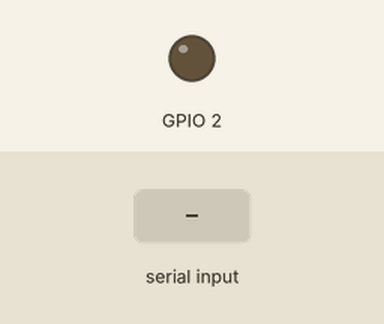
Simulated run of this sketch. Board: ESP8266 (NodeMCU). Parts: output pins drawn as LEDs (lit = HIGH). The test bench sets the inputs (shaded band). WiFi joins after 1.5 s; servers stay silent unless stated; uploads are accepted with an empty reply; what the sketch prints to the serial monitor is not drawn.

Above: at 1.0 s.
At 5.0 s:
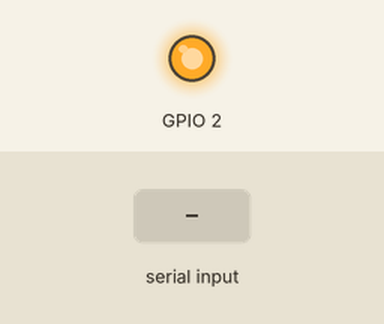
5.1 s: "A" received over Serial
6.6 s: "B" received over Serial
8.1 s: "C" received over Serial
Timing chart, 0 to 11.1 s (numbered marks = the images above; inputs shaded):
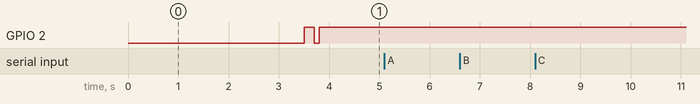

The sketch:

ESP_Database.ino
```cpp
#include <ESP8266WiFi.h>
#include <WiFiClient.h>
#include <ESP8266WebServer.h>
#include <ESP8266HTTPClient.h>

const char *ssid = "ELLAMARIANO"; //Wifi Name
const char *password = "ella021872"; //Wifi Password
const char *host = "http://000webhostapp.com"; //Hosting Company for the Web App

char inputData;
boolean newData = false;

void receiveInput(){ //Receiving data from the Arduino to the ESP8266
    if(Serial.available()){
        inputData = Serial.read();
        newData = true;
      }
  }

void showInput(){ //Showing the received data from the Arduino
    if(newData == true){
        Serial.println(inputData);
        newData = false;
      }
  }

void insertStationData(String station){ //Code for Sending POST Request to the Web App
    HTTPClient http;
    String getData, Link;
    getData = "?station=" + station;
    Link = "http://pupiotdevelopment.000webhostapp.com/getstation.php" + getData;
    http.begin(Link);
    int httpCode = http.GET();
    String payload = http.getString();
    Serial.println(httpCode);
    Serial.println(payload);
    http.end();
  }

void insertActivationData(String lightStatus){ //Code for Sending POST Request to the Web App
    HTTPClient http;
    String getData, Link;
    getData = "?streetlights=" + lightStatus;
    Link = "http://pupiotdevelopment.000webhostapp.com/getactivation.php" + getData;
    http.begin(Link);
    int httpCode = http.GET();
    String payload = http.getString();
    Serial.println(httpCode);
    Serial.println(payload);
    http.end();
  }

void setup() {
  delay(1000);
  pinMode(2, OUTPUT);
  Serial.begin(9600);
  WiFi.mode(WIFI_OFF);
  delay(1000);
  WiFi.mode(WIFI_STA);

  WiFi.begin(ssid, password);
  Serial.println("");

  Serial.print("Connecting");

  while (WiFi.status() != WL_CONNECTED) {
    delay(500);
    Serial.print(".");
  }

  Serial.println("");
  Serial.print("Connected to ");
  Serial.println(ssid);
  Serial.print("IP address: ");
  Serial.println(WiFi.localIP());
  digitalWrite(2, HIGH);
  delay(200);
  digitalWrite(2, LOW);
  delay(100);
  digitalWrite(2, HIGH);
  Serial.write('X');
}

void loop() {
  receiveInput();
  showInput();
  if(inputData == 'A'){
    insertStationData("StationA");
    inputData = 'o';
  }
  else if(inputData == 'B'){
    insertStationData("StationB");
    inputData = 'o';
  }
  else if(inputData == 'C'){
    insertStationData("StationC");
    inputData = 'o';
  }
  else if(inputData == 'N'){
      insertActivationData("Activated");
    }
  else if(inputData == 'F'){
      insertActivationData("Deactivated");
}
}
```

Measured:
- after the input at 5.1 s, every drawn part: stays the same
- after the input at 6.6 s, every drawn part: stays the same
- after the input at 8.1 s, every drawn part: stays the same
